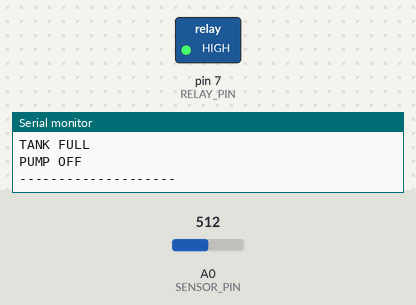
Bench run of a sketch on a simulated Arduino Uno, built with avr-gcc and run on an emulated ATmega328P. Parts: switched loads named in the sketch (green lamp = pin HIGH), the last lines printed to the serial monitor. The test bench sets the inputs (shaded band); at power-on: A0 (SENSOR_PIN) = 512.

Above: at 3.2 s.
3.3 s: A0 (SENSOR_PIN) set to 689
4.8 s: A0 (SENSOR_PIN) set to 708
At 5.6 s:
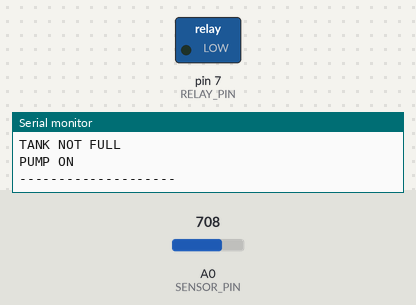
6.5 s: A0 (SENSOR_PIN) set to 690
At 6.8 s:
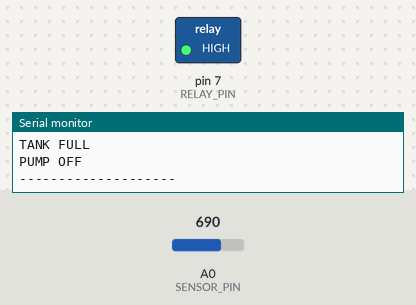
8.0 s: A0 (SENSOR_PIN) set to 710
At 9.2 s:
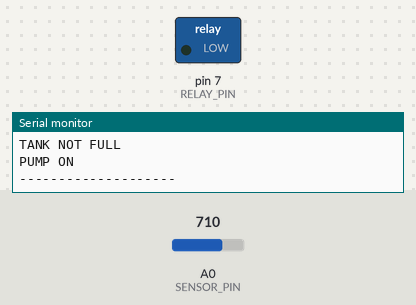
Timing chart, 0 to 10.5 s (numbered marks = the images above; inputs shaded):
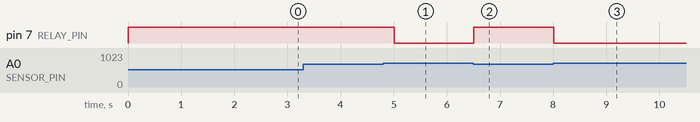

Measured:
- the behaviour switches between 699 and 700 on A0 (SENSOR_PIN) (found by bisection; images 0 and 1)
- after the input at 4.8 s, pin 7 (RELAY_PIN): HIGH → LOW after 0.21 s
- after the input at 6.5 s, pin 7 (RELAY_PIN): LOW → HIGH at once
- after the input at 8.0 s, pin 7 (RELAY_PIN): HIGH → LOW at once

The sketch:

Arduino_uno.ino
```cpp
#define SENSOR_PIN A0
#define RELAY_PIN 7

#define RELAY_ON LOW
#define RELAY_OFF HIGH

int WATER_THRESHOLD = 700;

void setup() {
  Serial.begin(9600);

  pinMode(SENSOR_PIN, INPUT);
  pinMode(RELAY_PIN, OUTPUT);

  digitalWrite(RELAY_PIN, RELAY_OFF);

  Serial.println("AUTOMATIC WATER TANK SYSTEM");
  Serial.println("Developed by Ritik Prajapat");

  delay(2000);
}

void loop() {
  int sensorValue = analogRead(SENSOR_PIN);

  Serial.print("Sensor Value: ");
  Serial.println(sensorValue);

  if (sensorValue < WATER_THRESHOLD) {
    digitalWrite(RELAY_PIN, RELAY_OFF);
    Serial.println("TANK FULL");
    Serial.println("PUMP OFF");
  }
  else {
    digitalWrite(RELAY_PIN, RELAY_ON);
    Serial.println("TANK NOT FULL");
    Serial.println("PUMP ON");
  }

  Serial.println("--------------------");
  delay(500);
}
```
